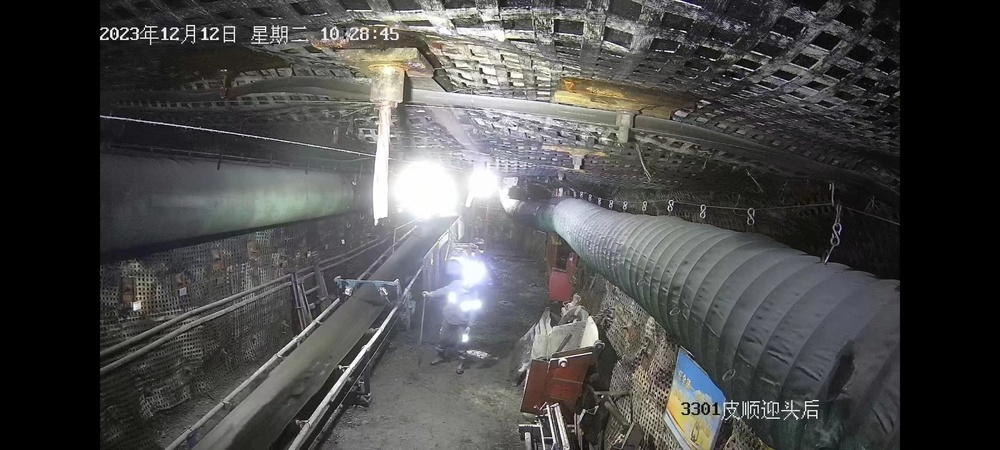
#> input picture 1.jpg, 1000 x 450 px, shrunk from 2400 x 1080 before the run
$ python edge.py   (older library calls are emulated)
#> lines starting #> are read from the running program, lines starting #| are printed output that depends on the picture; after the words box and inside, x2 and y2 are one past the last pixel; in counts of white or black regions, pixels touching at a corner belong together
# -*- coding: utf-8 -*-
import cv2
import numpy as np
import matplotlib.pyplot as plt

import cv2
import numpy as np

img = cv2.imread('1.jpg')
#> img is the input picture: shape (450, 1000, 3); mean B, G, R 73.5, 73.9, 74
img_RGB = cv2.cvtColor(img, cv2.COLOR_BGR2RGB)  # 转成RGB 方便后面显示

# 灰度化处理图像
grayImage = cv2.cvtColor(img, cv2.COLOR_BGR2GRAY)
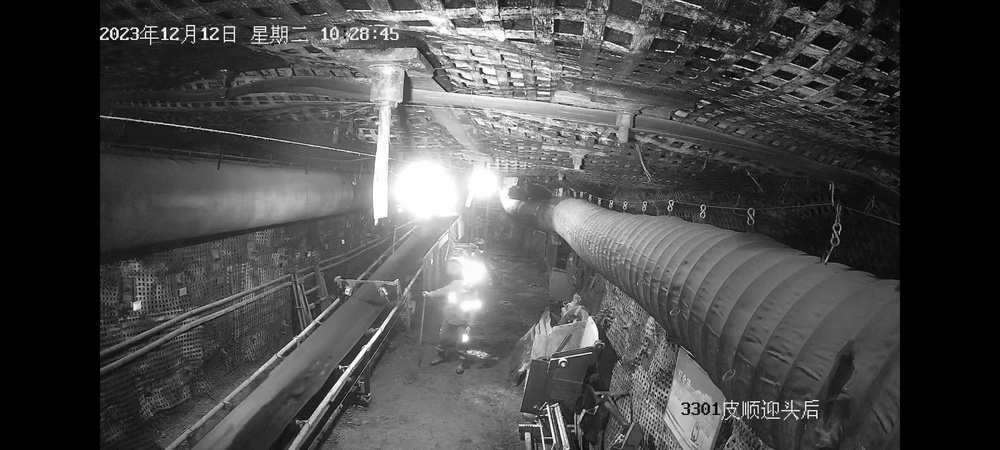
#> grayImage: shape (450, 1000); min 0, max 255, mean 73.9

# Roberts算子
kernelx = np.array([[-1, 0], [0, 1]], dtype=int)
kernely = np.array([[0, -1], [1, 0]], dtype=int)
x = cv2.filter2D(grayImage, cv2.CV_16S, kernelx)
y = cv2.filter2D(grayImage, cv2.CV_16S, kernely)
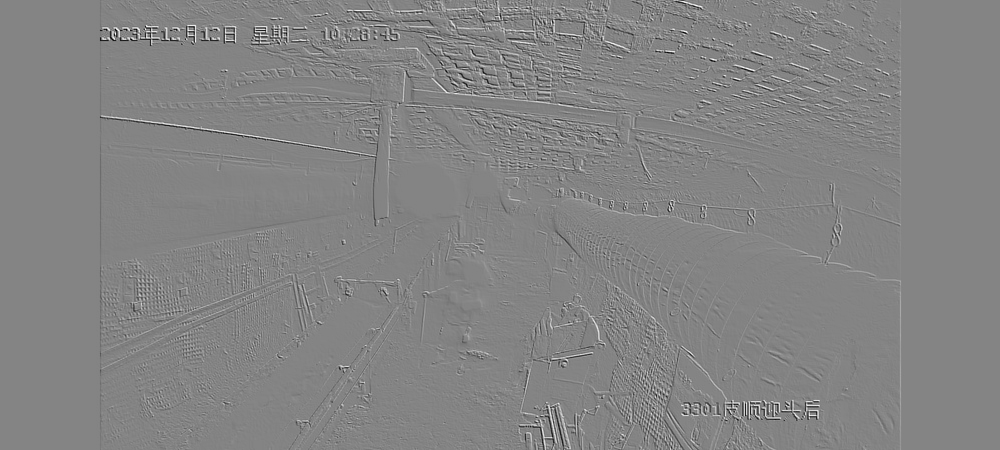
#> y: shape (450, 1000) int16; min -248, max 231, mean 0; drawn with min black and max white
# 转uint8
absX = cv2.convertScaleAbs(x)
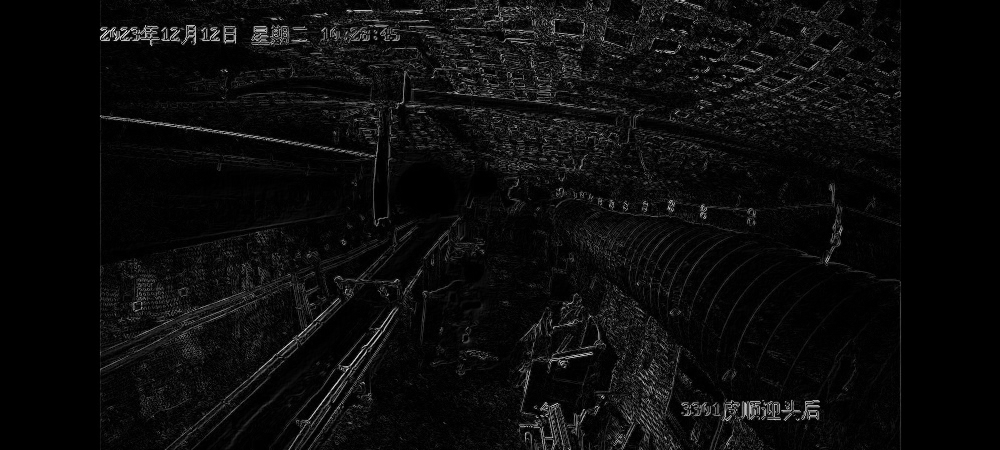
#> absX: shape (450, 1000); min 0, max 245, mean 11.7
absY = cv2.convertScaleAbs(y)
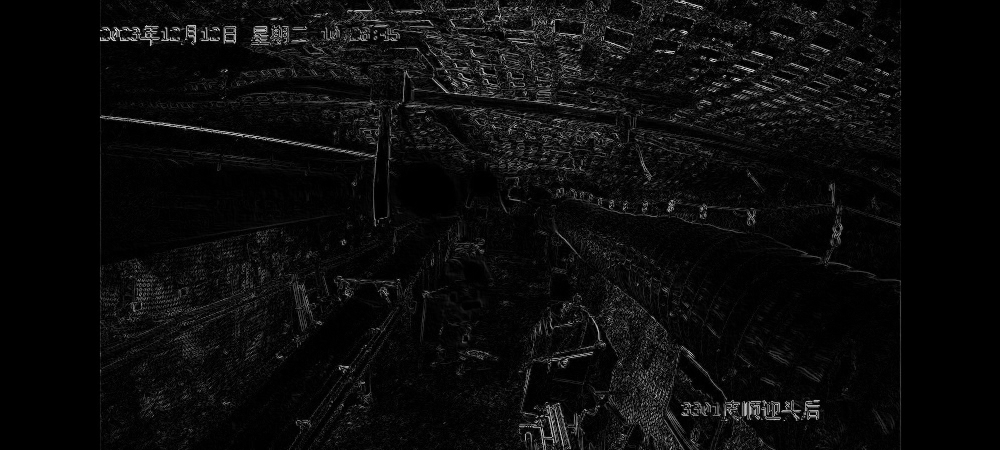
#> absY: shape (450, 1000); min 0, max 248, mean 11.6
Roberts = cv2.addWeighted(absX, 0.5, absY, 0.5, 0)


lines = cv2.HoughLinesP(Roberts, 1, np.pi/180, threshold=100, minLineLength=100, maxLineGap=10)
#> lines = 523 rows, first 6: [127, 449, 846, 0], [100, 17, 400, 177], [406, 449, 855, 0], [414, 449, 863, 0], [438, 213, 883, 449], [229, 0, 904, 421]

# 创建一个空白图像用于绘制网状物体
mesh = np.zeros_like(img_RGB)

# 绘制检测到的直线
for line in lines:
    x1, y1, x2, y2 = line[0]
    cv2.line(mesh, (x1, y1), (x2, y2), (255, 255, 255), 2)
#> this loop made 523 passes
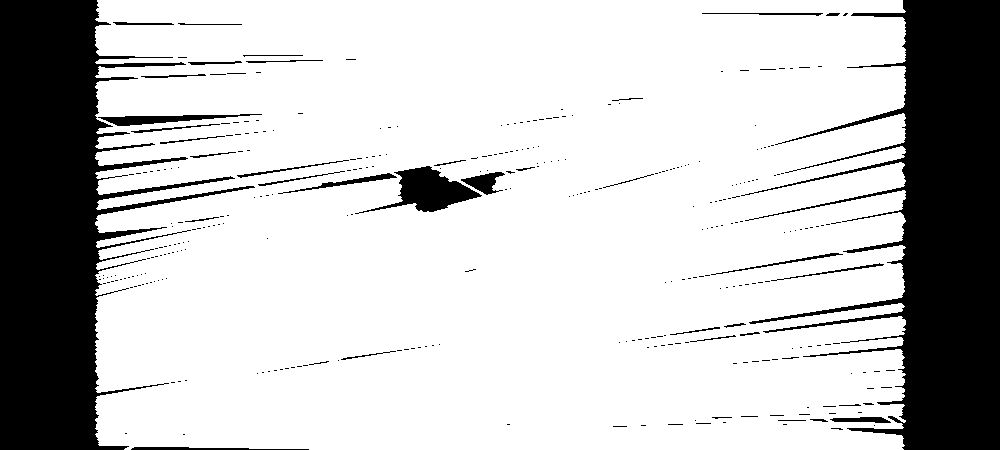
#> mesh: shape (450, 1000, 3); 77.3% white; 337 black regions (299 under 20 px), largest, box (x1, y1, x2, y2) and area: (0, 0, 255, 450) 46910, (741, 0, 1000, 450) 46815, (355, 166, 482, 214) 2400

# 进行形态学操作，填充闭合区域
kernel = np.ones((5, 5), np.uint8)
closing = cv2.morphologyEx(mesh, cv2.MORPH_CLOSE, kernel)
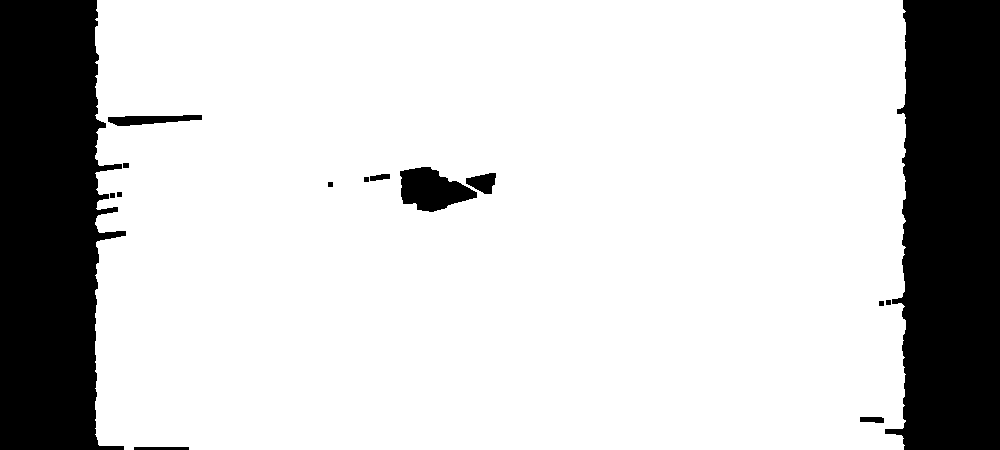
#> closing: shape (450, 1000, 3); 79.7% white; 15 black regions, largest, box (x1, y1, x2, y2) and area: (0, 0, 126, 450) 44109, (885, 0, 1000, 450) 43277, (400, 167, 477, 212) 2224

closing_gray = cv2.cvtColor(closing, cv2.COLOR_BGR2GRAY)
#> closing_gray: shape (450, 1000); 79.7% white; 15 black regions

# 阈值处理，得到二值图像
_, threshold = cv2.threshold(closing_gray, 127, 255, cv2.THRESH_BINARY)
# 寻找轮廓
contours, _ = cv2.findContours(threshold, cv2.RETR_EXTERNAL, cv2.CHAIN_APPROX_SIMPLE)
#> contours = 1 contour; box (x1, y1, x2, y2) and area: (95, 0, 906, 450) 361072

# 绘制检测到的网状物体轮廓
cv2.drawContours(img_RGB, contours, -1, (0, 255, 0), 2)
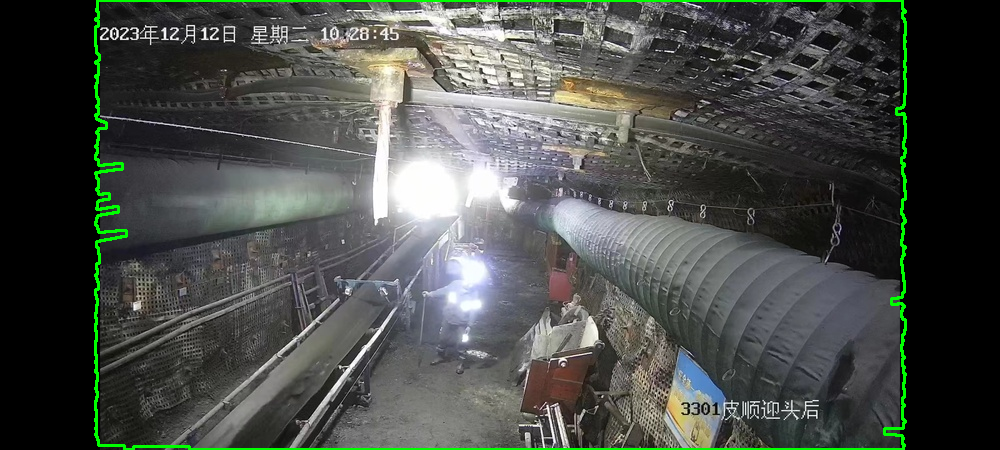
#> img_RGB: shape (450, 1000, 3); mean R, G, B 73.4, 77.4, 72.9
# # 自适应阈值化
# binary = cv2.adaptiveThreshold(
#         Roberts, 255, cv2.ADAPTIVE_THRESH_MEAN_C, cv2.THRESH_BINARY, 1001, 1)
# #ret, binary = cv2.threshold(Roberts, 0, 255, cv2.THRESH_BINARY)
# # 先进行膨胀操作，填充孔洞
# kernel = cv2.getStructuringElement(cv2.MORPH_RECT, (3, 3))
# dilated = cv2.dilate(binary, kernel, iterations=1)
#
# # 再进行腐蚀操作，恢复原始形状
# eroded = cv2.erode(dilated, kernel, iterations=1)
# contours, hierarchy = cv2.findContours(eroded, cv2.RETR_EXTERNAL, cv2.CHAIN_APPROX_SIMPLE)
# for contour in contours:
#     area = cv2.contourArea(contour)
#     print(area)
#     # 根据预期孔洞面积范围进行筛选
#     if area > 10 and area < 10000:
#         # 绘制检测到的孔洞的边界框或其他操作
#         print("1")
#         x, y, w, h = cv2.boundingRect(contour)
#         cv2.rectangle(img_RGB, (x, y), (x + w, y + h), (0, 255, 0), 2)

#用来正常显示中文标签
plt.rcParams['font.sans-serif'] = ['SimHei']
plt.imshow(img_RGB), plt.title('RGB'), plt.axis('off')
#plt.imshow(Roberts), plt.title('Roberts算子'), plt.axis('off')
#plt.imshow(Roberts, cmap=plt.cm.gray), plt.title('Roberts算子'), plt.axis('off')
plt.show()
